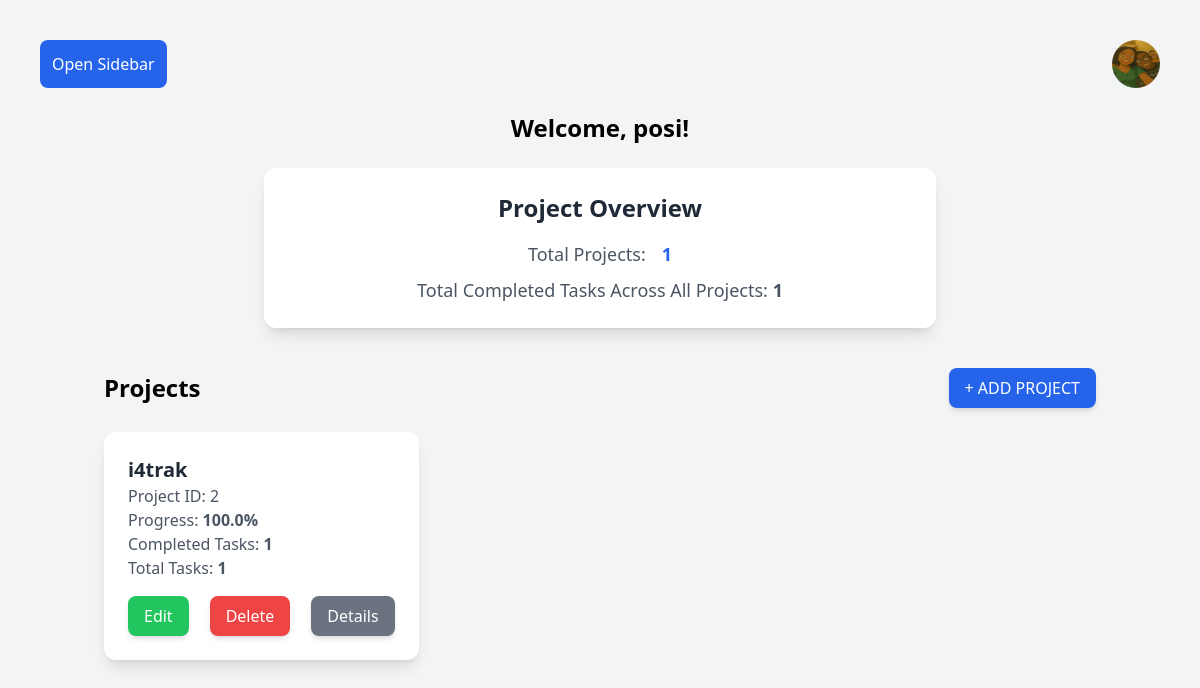
The app's page /home/ (signed in) with its own data.
### projectmanagement/models.py (models this page shows, shortened)
class Profile(models.Model):
    owner = models.OneToOneField(User,related_name = 'profile',on_delete=models.CASCADE)
    profile_image = models.ImageField(upload_to = 'profile_images/')

class Project(models.Model):
    choice_field = [
        (True,'Yes'),
        (False,'No')
    ]
    owner = models.ForeignKey(User,on_delete=models.CASCADE)
    project_name = models.CharField(max_length=100)
    project_description = models.CharField(max_length=1000)
    created_at = models.DateTimeField(auto_now_add=True)
    total_tasks = models.PositiveIntegerField(default=0)
    completed_tasks = models.PositiveIntegerField(default=0)
    past_due_date = models.BooleanField(default=False,choices=choice_field)
    def progress(self):
        if self.total_tasks == 0:
            return 0
        return (self.completed_tasks/self.total_tasks)*100

### projectmanagement/views.py (the view)
# urls.py: path('home/', views.home, name='home'),
@login_required
def home(request):
    user = request.user
    projects = Project.objects.filter(owner=request.user)
    total_projects = projects.count()
    total_completed_tasks = sum(project.completed_tasks for project in projects)
    project_data = []
    for project in projects:
        progress = project.progress()
        project_data.append({
            'id': project.id,
            'name':project.project_name,
            'progress':progress,
            'completed_tasks':project.completed_tasks,
            'total_tasks':project.total_tasks
        })
    context = {
        'user':user,
        'total_projects':total_projects,
        'total_completed_tasks':total_completed_tasks,
        'project_data':project_data,
    }
    return render(request,'index.html',context)

### projectmanagement/templates/i4project/index.html (shortened to what this page needs)
<!DOCTYPE html>
<html lang="en">
<head>
    <script src="https://cdn.tailwindcss.com"></script>
</head>
<body class="bg-gray-100 p-6 md:p-10">
    <div class="flex justify-between">
    <label for="sidebarToggle" class="justify-start p-3 bg-blue-600 text-white rounded-lg cursor-pointer hover:bg-blue-500 transition">
        Open Sidebar
    </label>
    <div class="flex justify-end">
    <a href="{% url 'profile' user_id=user.id %}" >
        {% if user.profile.profile_image %}
        <img src="{{ user.profile.profile_image.url }}"
        alt="" class="w-12 h-12 rounded-full">
        {% else %}
        <img src="/static/images/default-profile.png" alt="Default Profile" class="w-12 h-12 rounded-full">
        {% endif %}
    </a>
    </div>
    </div>
    {% block content %}
    <div class="text-2xl font-bold text-center mt-6">Welcome, {{ user.username }}!</div>
    <div class="container mx-auto mt-6 px-4">
        <div class="bg-white p-6 rounded-xl shadow-lg max-w-2xl mx-auto hover:shadow-xl transition">
            <h2 class="text-2xl font-semibold text-gray-800 text-center">Project Overview</h2>
            <div class="flex flex-col md:flex-row justify-center items-center md:space-x-4 mt-4">
                <div class="text-lg font-medium text-gray-600">Total Projects:</div>
                <div class="text-lg font-bold text-blue-600">{{ total_projects }}</div>
            </div>
            <div class="text-lg font-medium text-gray-600 text-center mt-2">
                Total Completed Tasks Across All Projects: <span class="font-bold">{{ total_completed_tasks }}</span>
            </div>
        </div>
    </div>
    <div class="mt-10 container mx-auto px-4">
        <div class="flex flex-col md:flex-row justify-between items-center">
            <h2 class="text-2xl font-bold">Projects</h2>
            <a href="{% url 'add_project' %}" class="bg-blue-600 text-white py-2 px-4 rounded-lg hover:bg-blue-500 transition shadow-md">
                + ADD PROJECT
            </a>
        </div>
        <ul class="grid grid-cols-1 sm:grid-cols-2 lg:grid-cols-3 gap-6 mt-6">
            {% for project in project_data %}
                <li class="bg-white p-6 rounded-xl shadow-lg hover:shadow-xl transition">
                    <div class="mb-4">
                        <h3 class="text-xl font-semibold text-gray-800">{{ project.name }}</h3>
                        <p class="text-gray-600 font-medium">Project ID: {{ project.id }}</p>
                        <p class="text-gray-600">Progress: <span class="font-semibold">{{ project.progress }}%</span></p>
                        <p class="text-gray-600">Completed Tasks: <span class="font-semibold">{{ project.completed_tasks }}</span></p>
                        <p class="text-gray-600">Total Tasks: <span class="font-semibold">{{ project.total_tasks }}</span></p>
                    </div>
                    <div class="flex flex-wrap justify-between gap-2">
                        <a href="{% url 'edit_project' project_id=project.id %}"
                           class="bg-green-500 text-white py-2 px-4 rounded-lg text-center shadow-md hover:bg-green-600 transition w-full sm:w-auto">
                            Edit
                        </a>
                        <a href="{% url 'delete_project' project_id=project.id %}"
                           class="bg-red-500 text-white py-2 px-4 rounded-lg text-center shadow-md hover:bg-red-600 transition w-full sm:w-auto">
                            Delete
                        </a>
                        <a href="{% url 'project_details' project_id=project.id %}"
                           class="bg-gray-500 text-white py-2 px-4 rounded-lg text-center shadow-md hover:bg-gray-600 transition w-full sm:w-auto">
                            Details
                        </a>
                    </div>
                </li>
            {% endfor %}
        </ul>
    </div>
    {% endblock %}
</body>
</html>

### records on screen
Project: name "i4trak", id "2", progress "100.0", completed_tasks "1", total_tasks "1"

### other values on screen
{{ user.username }} "posi"
{{ total_projects }} "1"
{{ total_completed_tasks }} "1"
